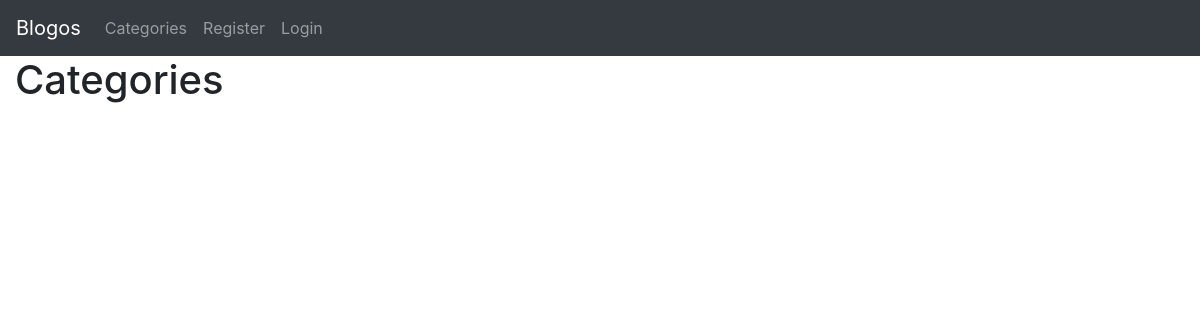
Before: /artical/categories_page with the older database file.
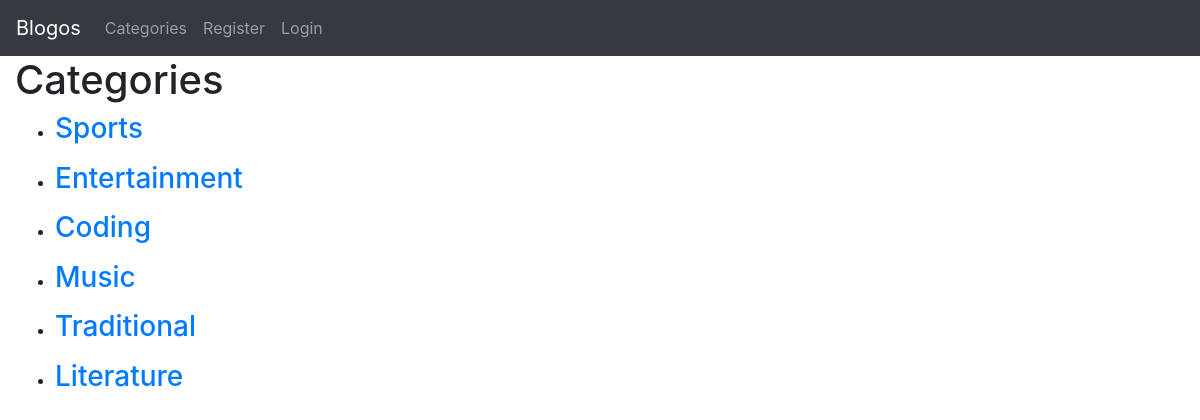
After: the same page with the newer database file.
### blog/models.py (models this page shows, shortened)
class Category(models.Model):
    name = models.CharField(max_length=255)
    def __str__(self):
        return self.name

### blog/views.py (the view)
# urls.py: path('artical/categories_page',CategoryPageView,name='categoryPage'),
def CategoryPageView(request):
    categories = Category.objects.all()
    return render(request,'categoryPage.html',{'categories':categories})

### blog/templates/categoryPage.html
{% extends 'home.html' %}
{%block content%}
<h1>Categories</h1>
{% for item in categories %}
<ul>
    <li>
        <a href="{% url 'categoryTwo' item %}"><h3>{{item}}</h3></a>
    </li>
</ul>
{% endfor %}
{%endblock%}

Changed rows visible on the page:
added Category: name "Sports"
added Category: name "Entertainment"
added Category: name "Coding"
added Category: name "Music"
added Category: name "Traditional"
added Category: name "Literature"
